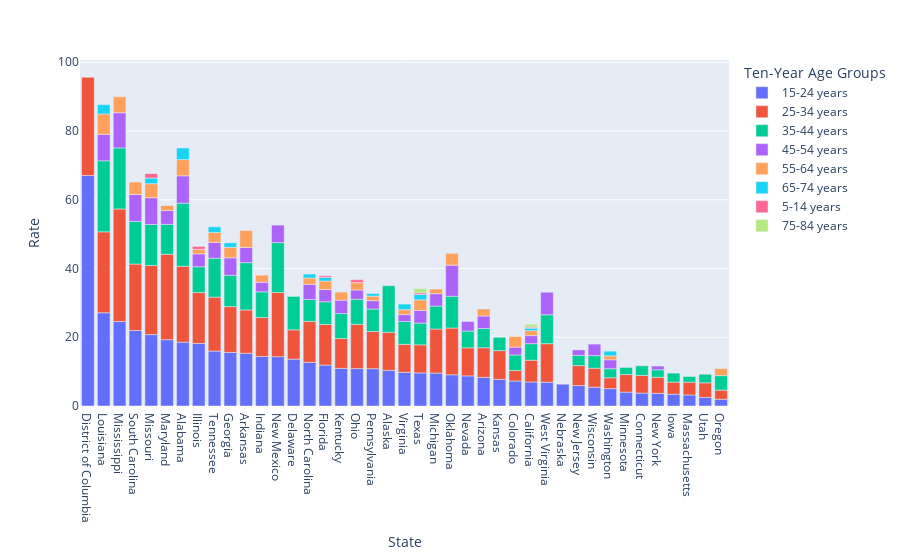

The cell this chart's notebook holds for it:
### Code cell
guns = guns.sort_values(by="Rate", ascending=False)
px.bar(guns, x = "State", y="Rate", color="Ten-Year Age Groups")

### Figure 1 — Plotly figure (JSON) as saved in the notebook; plotly's stock layout.template omitted (floating-point values rounded to 4 significant figures)
{"data": [{"alignmentgroup": "True", "hovertemplate": "Ten-Year Age Groups=15-24 years<br>State=%{x}<br>Rate=%{y}<extra></extra>", "legendgroup": "15-24 years", "marker": {"color": "#636efa", "pattern": {"shape": ""}}, "name": "15-24 years", "offsetgroup": "15-24 years", "orientation": "v", "showlegend": true, "textposition": "auto", "type": "bar", "x": ["District of Columbia", "Louisiana", "Mississippi", "South Carolina", "Missouri", "Maryland", "Alabama", "Illinois", "Tennessee", "Georgia", "Arkansas", "Indiana", "New Mexico", "Delaware", "North Carolina", "Florida", "Kentucky", "Ohio", "Pennsylvania", "Alaska", "Virginia", "Texas", "Michigan", "Oklahoma", "Nevada", "Arizona", "Kansas", "Colorado", "California", "West Virginia", "Nebraska", "New Jersey", "Wisconsin", "Washington", "Minnesota", "Connecticut", "New York", "Iowa", "Massachusetts", "Utah", "Oregon"], "xaxis": "x", "y": [67.07, 27.12, 24.57, 21.97, 20.77, 19.31, 18.56, 18.21, 15.99, 15.59, 15.34, 14.4, 14.36, 13.63, 12.69, 11.91, 10.96, 10.88, 10.85, 10.37, 9.79, 9.62, 9.58, 9.08, 8.76, 8.32, 7.75, 7.27, 6.99, 6.92, 6.34, 5.94, 5.47, 5.06, 4.04, 3.76, 3.68, 3.44, 3.21, 2.51, 1.96], "yaxis": "y"}, {"alignmentgroup": "True", "hovertemplate": "Ten-Year Age Groups=25-34 years<br>State=%{x}<br>Rate=%{y}<extra></extra>", "legendgroup": "25-34 years", "marker": {"color": "#EF553B", "pattern": {"shape": ""}}, "name": "25-34 years", "offsetgroup": "25-34 years", "orientation": "v", "showlegend": true, "textposition": "auto", "type": "bar", "x": ["Mississippi", "District of Columbia", "Maryland", "Louisiana", "Alabama", "Missouri", "South Carolina", "New Mexico", "Tennessee", "Illinois", "Oklahoma", "Georgia", "Ohio", "Michigan", "Arkansas", "North Carolina", "Florida", "Indiana", "West Virginia", "Alaska", "Pennsylvania", "Kentucky", "Arizona", "Delaware", "Kansas", "Texas", "Nevada", "Virginia", "California", "New Jersey", "Wisconsin", "Connecticut", "Minnesota", "New York", "Utah", "Massachusetts", "Iowa", "Washington", "Colorado", "Oregon"], "xaxis": "x", "y": [32.76, 28.56, 24.84, 23.55, 22.09, 20.1, 19.33, 18.66, 15.69, 14.79, 13.61, 13.33, 12.87, 12.81, 12.6, 11.93, 11.82, 11.34, 11.21, 11.06, 10.82, 8.68, 8.64, 8.52, 8.36, 8.18, 8.17, 8.15, 6.33, 5.81, 5.53, 5.13, 5.11, 4.67, 4.24, 3.72, 3.52, 3.16, 3.07, 2.65], "yaxis": "y"}, {"alignmentgroup": "True", "hovertemplate": "Ten-Year Age Groups=35-44 years<br>State=%{x}<br>Rate=%{y}<extra></extra>", "legendgroup": "35-44 years", "marker": {"color": "#00cc96", "pattern": {"shape": ""}}, "name": "35-44 years", "offsetgroup": "35-44 years", "orientation": "v", "showlegend": true, "textposition": "auto", "type": "bar", "x": ["Louisiana", "Alabama", "Mississippi", "New Mexico", "Arkansas", "Alaska", "South Carolina", "Missouri", "Tennessee", "Delaware", "Oklahoma", "Georgia", "Maryland", "West Virginia", "Illinois", "Indiana", "Ohio", "Kentucky", "Michigan", "Virginia", "Florida", "Pennsylvania", "North Carolina", "Texas", "Arizona", "Nevada", "California", "Colorado", "Oregon", "Kansas", "Wisconsin", "New Jersey", "Connecticut", "Washington", "Iowa", "Utah", "New York", "Minnesota", "Massachusetts"], "xaxis": "x", "y": [20.68, 18.37, 17.77, 14.52, 13.77, 13.57, 12.41, 11.94, 11.33, 9.73, 9.24, 9.12, 8.69, 8.42, 7.51, 7.48, 7.3, 7.26, 6.69, 6.65, 6.61, 6.54, 6.37, 6.32, 5.58, 4.87, 4.81, 4.51, 4.22, 3.88, 3.65, 2.99, 2.81, 2.63, 2.6, 2.48, 2.18, 2.07, 1.65], "yaxis": "y"}, {"alignmentgroup": "True", "hovertemplate": "Ten-Year Age Groups=45-54 years<br>State=%{x}<br>Rate=%{y}<extra></extra>", "legendgroup": "45-54 years", "marker": {"color": "#ab63fa", "pattern": {"shape": ""}}, "name": "45-54 years", "offsetgroup": "45-54 years", "orientation": "v", "showlegend": true, "textposition": "auto", "type": "bar", "x": ["Mississippi", "Oklahoma", "Alabama", "South Carolina", "Missouri", "Louisiana", "West Virginia", "New Mexico", "Georgia", "Tennessee", "Arkansas", "North Carolina", "Maryland", "Kentucky", "Illinois", "Texas", "Arizona", "Michigan", "Florida", "Wisconsin", "Nevada", "Indiana", "Ohio", "Washington", "Pennsylvania", "California", "Colorado", "Virginia", "New Jersey", "New York"], "xaxis": "x", "y": [10.22, 9.04, 7.95, 7.81, 7.78, 7.66, 6.54, 5.09, 5.07, 4.59, 4.42, 4.4, 4.02, 3.9, 3.75, 3.69, 3.64, 3.59, 3.54, 3.36, 2.79, 2.79, 2.69, 2.6, 2.43, 2.35, 2.27, 2, 1.58, 1.09], "yaxis": "y"}, {"alignmentgroup": "True", "hovertemplate": "Ten-Year Age Groups=55-64 years<br>State=%{x}<br>Rate=%{y}<extra></extra>", "legendgroup": "55-64 years", "marker": {"color": "#FFA15A", "pattern": {"shape": ""}}, "name": "55-64 years", "offsetgroup": "55-64 years", "orientation": "v", "showlegend": true, "textposition": "auto", "type": "bar", "x": ["Louisiana", "Arkansas", "Alabama", "Mississippi", "Missouri", "South Carolina", "Oklahoma", "Colorado", "Texas", "Georgia", "Tennessee", "Florida", "Kentucky", "Ohio", "Indiana", "Arizona", "Oregon", "North Carolina", "Maryland", "Virginia", "California", "Michigan", "Illinois", "Pennsylvania", "Washington"], "xaxis": "x", "y": [5.95, 4.92, 4.71, 4.66, 4.09, 3.63, 3.44, 3.09, 3.08, 3.06, 2.91, 2.48, 2.34, 2.18, 2.06, 2.04, 2.04, 1.84, 1.47, 1.44, 1.44, 1.36, 1.33, 1.33, 1.15], "yaxis": "y"}, {"alignmentgroup": "True", "hovertemplate": "Ten-Year Age Groups=65-74 years<br>State=%{x}<br>Rate=%{y}<extra></extra>", "legendgroup": "65-74 years", "marker": {"color": "#19d3f3", "pattern": {"shape": ""}}, "name": "65-74 years", "offsetgroup": "65-74 years", "orientation": "v", "showlegend": true, "textposition": "auto", "type": "bar", "x": ["Alabama", "Louisiana", "Missouri", "Virginia", "Tennessee", "Texas", "Washington", "Georgia", "North Carolina", "Florida", "Pennsylvania", "California"], "xaxis": "x", "y": [3.39, 2.71, 1.64, 1.62, 1.61, 1.56, 1.36, 1.3, 1.15, 1.05, 0.74, 0.74], "yaxis": "y"}, {"alignmentgroup": "True", "hovertemplate": "Ten-Year Age Groups=5-14 years<br>State=%{x}<br>Rate=%{y}<extra></extra>", "legendgroup": "5-14 years", "marker": {"color": "#FF6692", "pattern": {"shape": ""}}, "name": "5-14 years", "offsetgroup": "5-14 years", "orientation": "v", "showlegend": true, "textposition": "auto", "type": "bar", "x": ["Missouri", "Illinois", "Ohio", "Texas", "Florida", "California"], "xaxis": "x", "y": [1.3, 0.83, 0.83, 0.48, 0.46, 0.3], "yaxis": "y"}, {"alignmentgroup": "True", "hovertemplate": "Ten-Year Age Groups=75-84 years<br>State=%{x}<br>Rate=%{y}<extra></extra>", "legendgroup": "75-84 years", "marker": {"color": "#B6E880", "pattern": {"shape": ""}}, "name": "75-84 years", "offsetgroup": "75-84 years", "orientation": "v", "showlegend": true, "textposition": "auto", "type": "bar", "x": ["Texas", "California"], "xaxis": "x", "y": [1.2, 0.82], "yaxis": "y"}], "layout": {"barmode": "relative", "legend": {"title": {"text": "Ten-Year Age Groups"}, "tracegroupgap": 0}, "margin": {"t": 60}, "xaxis": {"anchor": "y", "domain": [0, 1], "title": {"text": "State"}}, "yaxis": {"anchor": "x", "domain": [0, 1], "title": {"text": "Rate"}}}}
